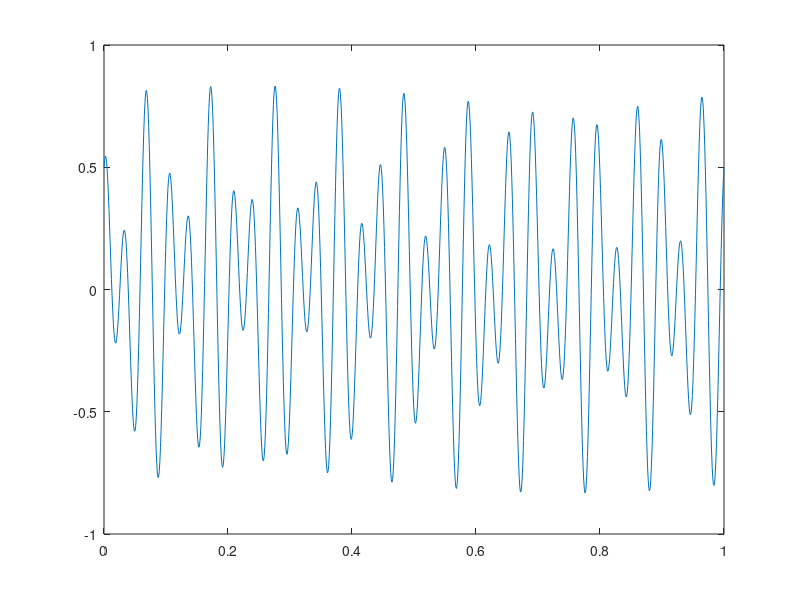

Here is the MATLAB script that generated this plot: (Note: this script raises an error after producing the figure.)
close all
rng(222)
fontsize = 17
tick_size = 12
%% DATASET 1
%close all
N1 = 1000
t = linspace(0,1,N1);
omega1 = 19
omega2 = 29
f = 1/3*sin(omega1*2*pi*t)+1/2*cos(omega2*2*pi*t)
h1 = plot(t,f)
ax = gca;
ax.FontSize = tick_size;
xlabel("t($$s$$)","Interpreter","latex","FontSize",fontsize)
ylabel("Amplitude","Interpreter","latex","FontSize",fontsize)

figure
[c,omega] = plot_amplitude_spectrum(fft(f),1000)

% noise
e = randn(1,N1);
X = f+e;
figure
h3 = plot(t,X);
ax = gca;
ax.FontSize = tick_size;
xlabel("$$t(s)$$","Interpreter","latex","FontSize",fontsize)
ylabel("Amplitude","Interpreter","latex","FontSize",fontsize)

figure
[c,omega] = plot_amplitude_spectrum(fft(X),1000)
data1_X = X;
data1_f = f;
data1_e = e;
data1_t = t;
%% DATASET 2
%close all
N2 = 1000
t = linspace(0,1,N2);
f = -70*t.^4+120*t.^3-60*t.^2+12*t;
plot(t,f)
ax = gca;
ax.FontSize = tick_size;
xlabel("$$t(s)$$","Interpreter","latex","FontSize",fontsize)
ylabel("Amplitude","Interpreter","latex","FontSize",fontsize)

figure
[c,omega]=plot_amplitude_spectrum(fft(f),1000);
plot(omega,c)

% noise
e = randn(1,N2);
X = f+e;
figure
h3 = plot(t,X);
ax = gca;
ax.FontSize = tick_size;
xlabel("$$t(s)$$","Interpreter","latex","FontSize",fontsize)
ylabel("Amplitude","Interpreter","latex","FontSize",fontsize)

figure
[c,omega] = plot_amplitude_spectrum(fft(X),1000,true);
h4 = plot(omega,c);


data2_X = X;
data2_f = f;
data2_e = e;
data2_t = t;

%% save
save data.mat data1_X data1_f data1_e data1_t data2_X data2_f data2_e data2_t